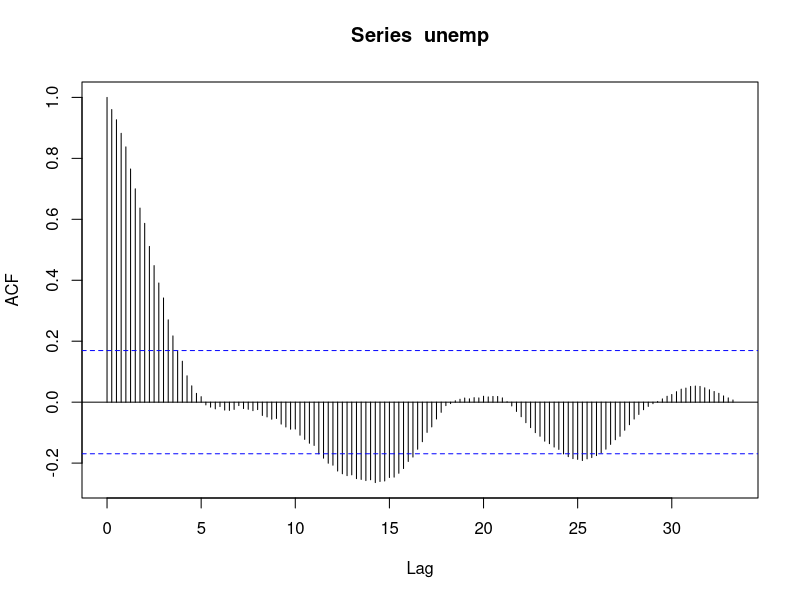
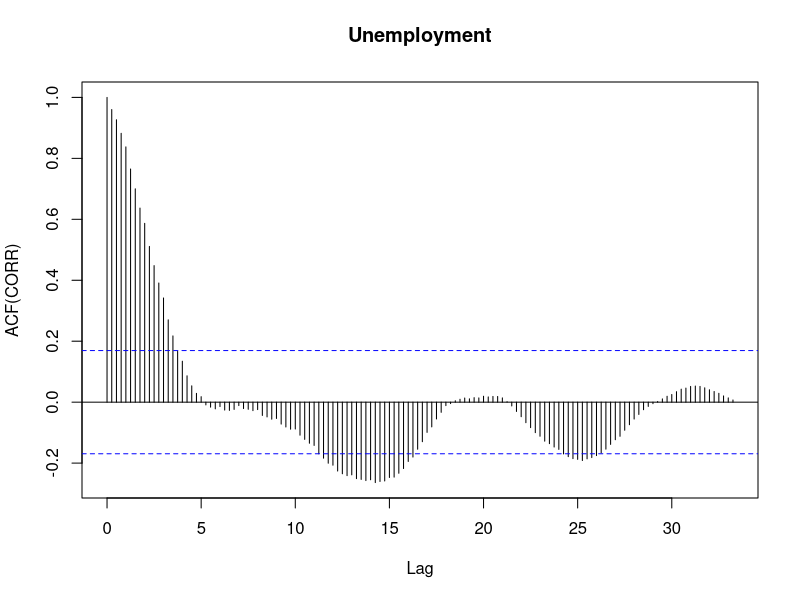

Here is the R script that generated these plots, in order:
unemp = scan('unemp_nz_quarterly_1986Q1-2019Q2.txt')
unemp = ts(unemp, frequency = 4, start = 1986)
acorr = acf(unemp, type = 'correlation', lag.max = 200)
acorr
plot(acorr, xlab = 'Lag', ylab = 'ACF(CORR)', main = 'Unemployment')